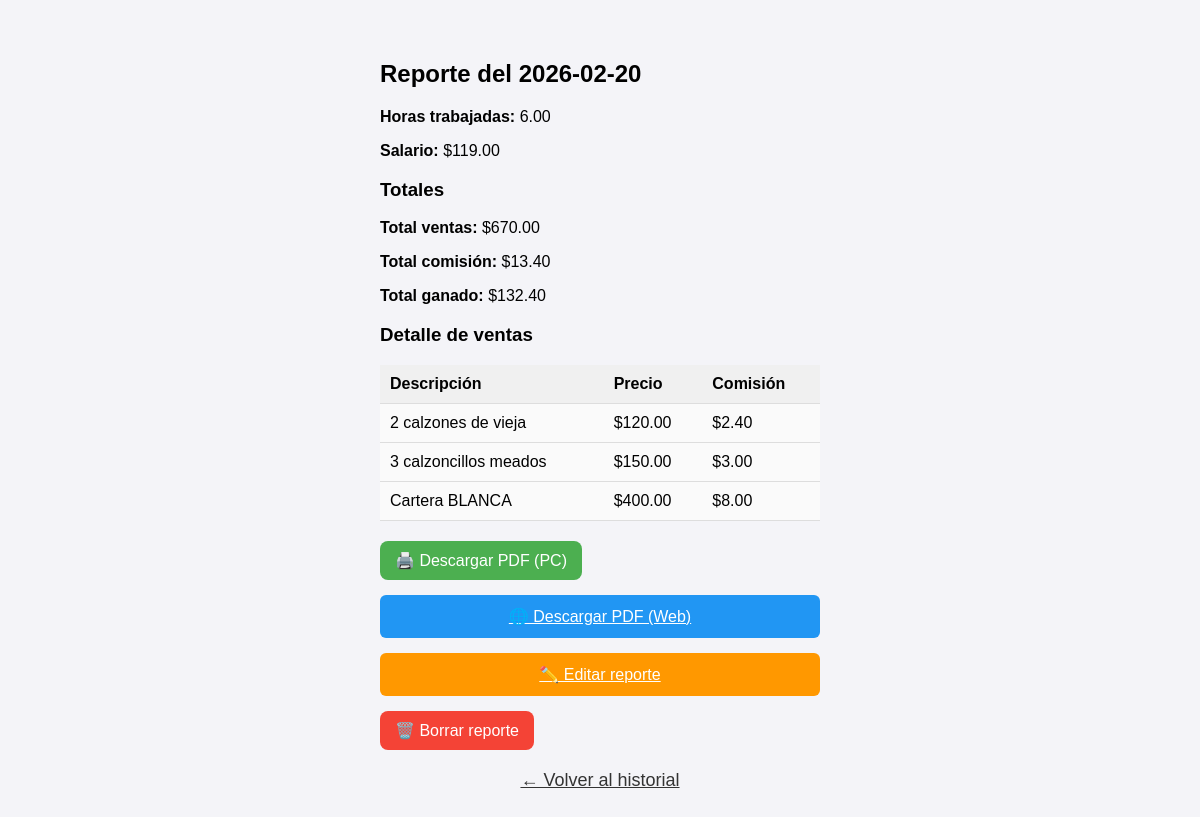
/reporte/5, run on the app's committed database.
### tables this page shows
CREATE TABLE reportes (
            id INTEGER PRIMARY KEY AUTOINCREMENT,
            fecha TEXT,
            horas REAL,
            salario REAL,
            total_ventas REAL,
            total_comision REAL,
            total_ganado REAL,
            ventas_json TEXT
        );

### app.py (the view)
@app.route('/reporte/<int:id>')
def reporte_pasado(id):
    conn = sqlite3.connect("historial.db")
    c = conn.cursor()
    c.execute("SELECT fecha, horas, salario, total_ventas, total_comision, total_ganado, ventas_json FROM reportes WHERE id=?", (id,))
    fila = c.fetchone()
    conn.close()
    if not fila:
        return "Reporte no encontrado", 404
    ventas = json.loads(fila[6])
    reporte = {
        "id": id,
        "fecha": fila[0],
        "horas": fila[1],
        "salario": fila[2],
        "total_ventas": fila[3],
        "total_comision": fila[4],
        "total_ganado": fila[5],
        "ventas": ventas
    }
    return render_template("reporte_pasado.html", reporte=reporte)

### templates/reporte_pasado.html
{% extends "base.html" %}
{% block content %}
<div class="container">
    <h2>Reporte del {{ reporte.fecha }}</h2>
    <p><strong>Horas trabajadas:</strong> {{ "%.2f"|format(reporte.horas) }}</p>
    <p><strong>Salario:</strong> ${{ "%.2f"|format(reporte.salario) }}</p>
    <h3>Totales</h3>
    <p><strong>Total ventas:</strong> ${{ "%.2f"|format(reporte.total_ventas) }}</p>
    <p><strong>Total comisión:</strong> ${{ "%.2f"|format(reporte.total_comision) }}</p>
    <p><strong>Total ganado:</strong> ${{ "%.2f"|format(reporte.total_ganado) }}</p>
    {% if reporte.ventas %}
    <h3>Detalle de ventas</h3>
    <table>
        <tr>
            <th>Descripción</th>
            <th>Precio</th>
            <th>Comisión</th>
        </tr>
        {% for v in reporte.ventas %}
        <tr>
            <td>{{ v.descripcion }}</td>
            <td>${{ "%.2f"|format(v.precio) }}</td>
            <td>${{ "%.2f"|format(v.comision) }}</td>
        </tr>
        {% endfor %}
    </table>
    {% endif %}
    <form action="/pdf_reporte/{{ reporte.id }}" method="post" target="_blank">
        <button style="background:#4CAF50; color:white; padding:10px 15px; border:none; font-size:16px; margin-top:20px;">
            🖨️ Descargar PDF (PC)
        </button>
    </form>
    <a href="/pdfweb/{{ reporte.id }}"
       style="display:block; margin-top:15px; padding:12px; background:#2196F3;
              color:white; text-align:center; border-radius:6px; font-size:16px;">
        🌐 Descargar PDF (Web)
    </a>
    <a href="{{ url_for('editar', id=reporte.id) }}"
       style="display:block; margin-top:15px; padding:12px; background:#FF9800;
              color:white; text-align:center; border-radius:6px; font-size:16px;">
        ✏️ Editar reporte
    </a>
    <form action="/borrar/{{ reporte.id }}" method="post" onsubmit="return confirm('¿Seguro que querés borrar este reporte?');">
        <button style="background:#f44336; color:white; padding:10px 15px; border:none; font-size:16px; margin-top:15px;">
            🗑️ Borrar reporte
        </button>
    </form>
    <a href="/historial" class="back" style="display:block; margin-top:20px; text-align:center;">
        ← Volver al historial
    </a>
</div>
{% endblock %}

### static/style.css (style rules this page uses)
body { font-family: Arial, sans-serif; background: #f4f4f8; margin: 0; padding: 0; }
.container { max-width: 480px; margin: auto; padding: 20px; }
button { background: #007bff; color: white; padding: 12px; border: none; border-radius: 8px; font-size: 18px; cursor: pointer; margin-top: 10px; }
table { width: 100%; border-collapse: collapse; margin-top: 10px; }
th, td { padding: 10px; border-bottom: 1px solid #ddd; }
th { background: #f0f0f0; text-align: left; }
td { background: #fafafa; }
.back { margin-top: 20px; display: block; text-align: center; color: #333; }
.back { margin-top: 20px; display: block; text-align: center; color: #333; font-size: 18px; }

### data on the page
reportes: fecha "2026-02-20", horas "6.00", salario "119.00", total_ventas "670.00", total_comision "13.40", total_ganado "132.40"

### other printed values
{{ v.descripcion }} "2 calzones de vieja" "3 calzoncillos meados" "Cartera BLANCA"
{{ "%.2f"|format(v.precio) }} "120.00" "150.00" "400.00"
{{ "%.2f"|format(v.comision) }} "2.40" "3.00" "8.00"
